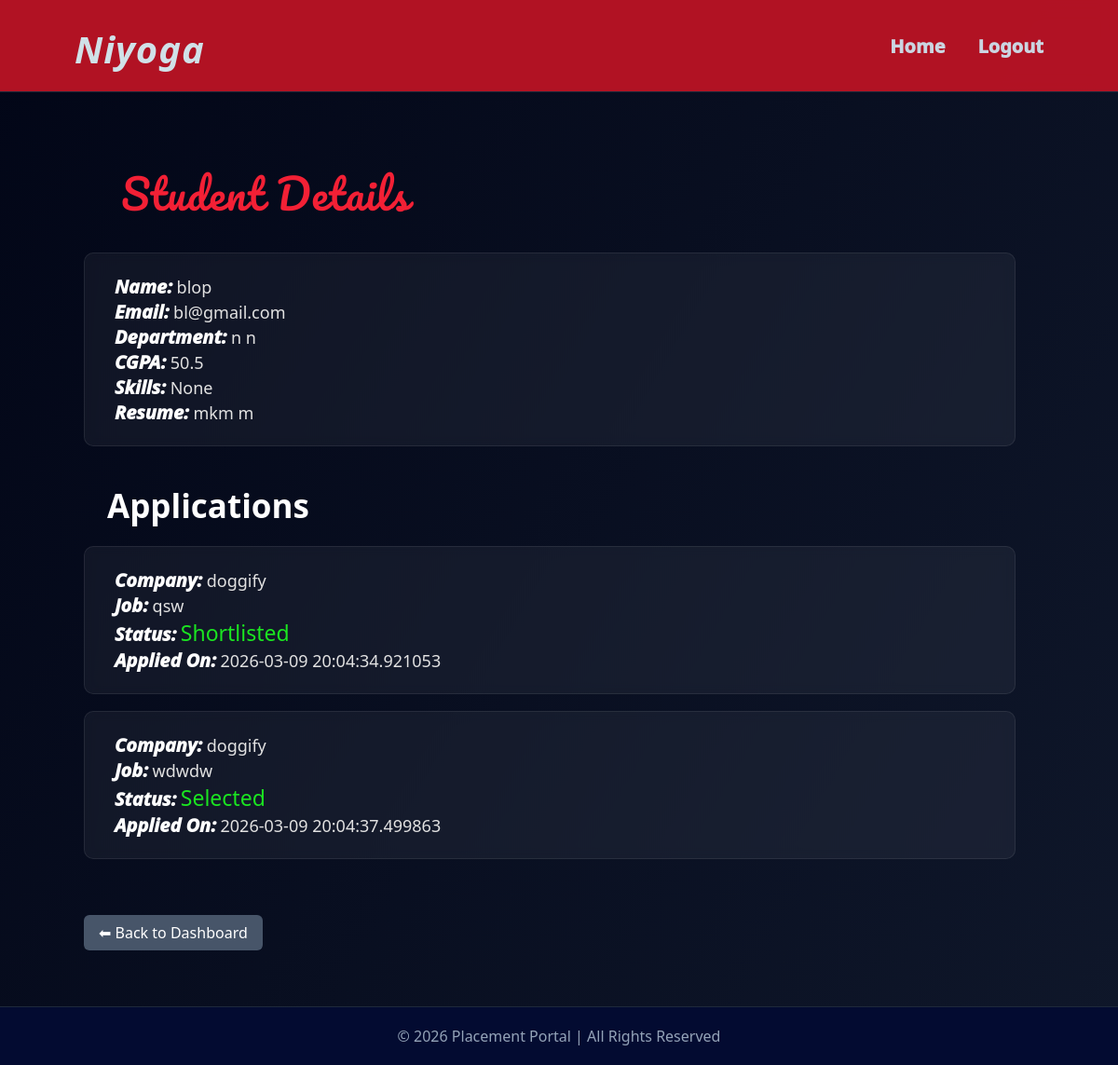
The app's page /admin/student/4 (signed in), older data.
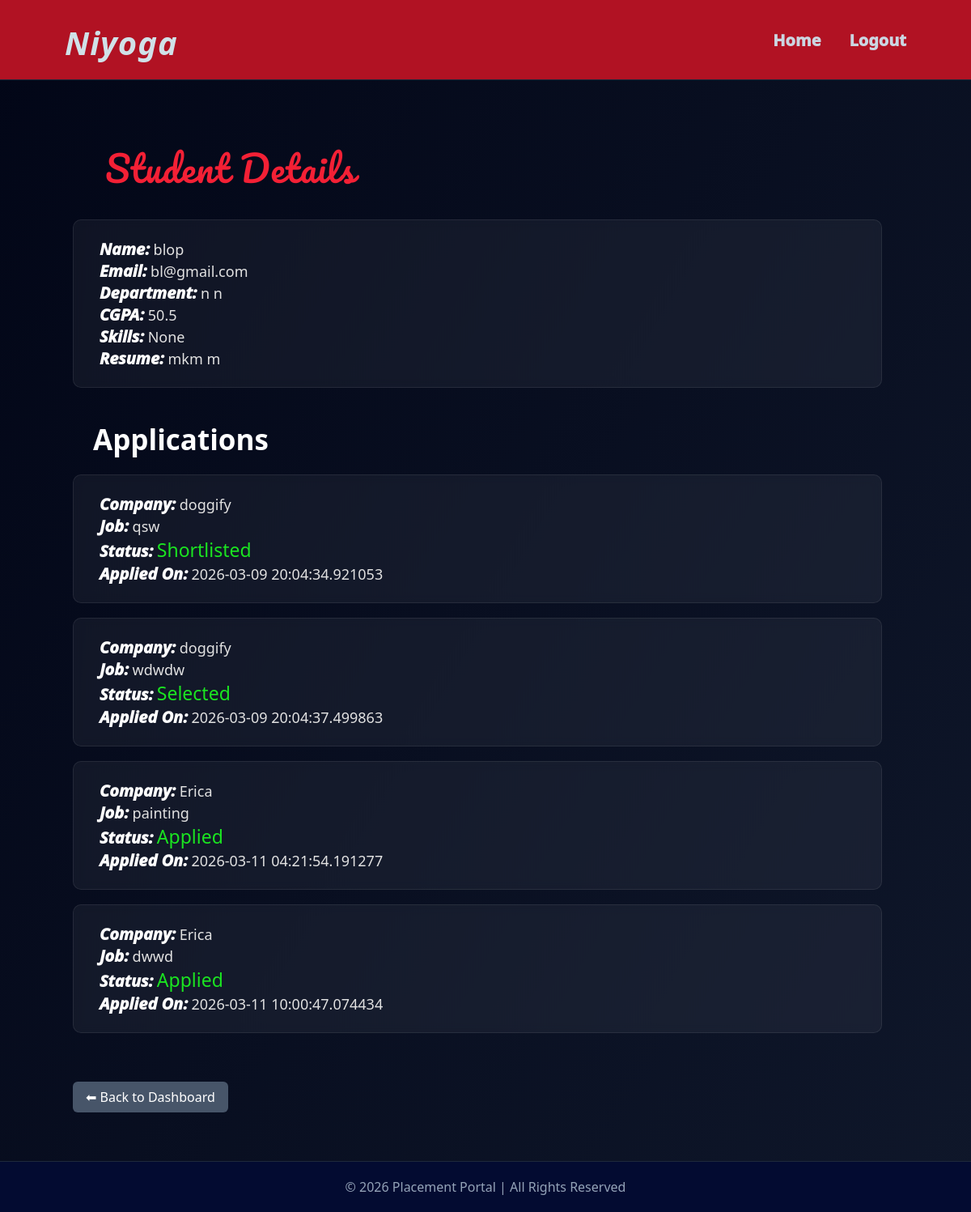
The same page, newer data.
### app.py (models this page shows)
class Application(db.Model):
    __tablename__ = "applications"
    id = db.Column(db.Integer, primary_key=True)
    student_id = db.Column(
        db.Integer,
        db.ForeignKey("student_profiles.id")
    )
    job_id = db.Column(
        db.Integer,
        db.ForeignKey("jobs.id")
    )
    status = db.Column(db.String(50), default="Applied")
    remarks = db.Column(db.String(200))
    applied_at = db.Column(db.DateTime, default=datetime.utcnow)
    updated_at = db.Column(db.DateTime)
    job = db.relationship("Job", back_populates="applications")
    student = db.relationship("StudentProfile", back_populates="applications")

class CompanyProfile(db.Model):
    __tablename__ = "company_profiles"
    id = db.Column(db.Integer, primary_key=True)
    user_id = db.Column(
        db.Integer,
        db.ForeignKey("users.id"),
        nullable=False,
        unique= True
    )
    company_name = db.Column(db.String(150))
    industry = db.Column(db.String(200))
    website = db.Column(db.String(200))
    location = db.Column(db.String(200))
    hr_contact = db.Column(db.String(15))
    user = db.relationship("Users", back_populates="company_profile")
    jobs = db.relationship(
        "Job",
        back_populates="company"
    )

class Job(db.Model):
    __tablename__ = "jobs"
    id = db.Column(db.Integer, primary_key=True)
    company_id = db.Column(
        db.Integer,
        db.ForeignKey("company_profiles.id")
    )
    description = db.Column(db.Text)
    title = db.Column(db.String(150))
    skills = db.Column(db.String(200))
    experience = db.Column(db.String(200))
    salary = db.Column(db.String(50))
    job_type = db.Column(db.String(50), default="Full-time")
    is_approved = db.Column(db.Boolean, default=False)
    is_closed = db.Column(db.Boolean, default=False)
    posted_at = db.Column(db.DateTime, default=datetime.utcnow)
    company = db.relationship("CompanyProfile", back_populates="jobs")
    applications = db.relationship(
        "Application",
        back_populates="job"
    )

### app.py (the view)
@app.route("/admin/student/<int:user_id>")
def admin_view_student(user_id):
    if "user_id" not in session:
        return redirect("/login")
    if session.get("role") != "admin":
        return "Unauthorized", 403
    user = Users.query.get_or_404(user_id)
    student_profile = StudentProfile.query.filter_by(
        user_id=user.id
    ).first()
    applications = []
    if student_profile:
        applications = Application.query.filter_by(
            student_id=student_profile.id
        ).all()
    return render_template(
        "admin_student_details.html",
        user=user,
        student_profile=student_profile,
        applications=applications
    )

### templates/admin_student_details.html (shortened to what this page needs)
{% extends "base.html" %}
{% block content %}
<div class="container">
<h2 class="page-title">Student Details</h2>
<div class="card profile-card">
<p><b>Name:</b> {{ user.name }}</p>
<p><b>Email:</b> {{ user.email }}</p>
{% if student_profile %}
<p><b>Department:</b> {{ student_profile.department }}</p>
<p><b>CGPA:</b> {{ student_profile.cgpa }}</p>
<p><b>Skills:</b> {{ student_profile.skills }}</p>
<p><b>Resume:</b> {{ student_profile.resume }}</p>
{% else %}
<p class="warning">Profile not completed</p>
{% endif %}
</div>
<h3 class="section-title">Applications</h3>
{% for app in applications %}
<div class="card application-card">
<p><b>Company:</b> {{ app.job.company.company_name }}</p>
<p><b>Job:</b> {{ app.job.title }}</p>
<p><b>Status:</b> <span class="status">{{ app.status }}</span></p>
<p><b>Applied On:</b> {{ app.applied_at }}</p>
</div>
{% else %}
<p class="empty">No applications yet.</p>
{% endfor %}
<br>
<a class="back-btn" href="/admin_dashboard">⬅ Back to Dashboard</a>
</div>
{% endblock %}

Row changes from the older to the newer data that the page shows:
added Application: job.company.company_name "Erica", job "painting", status "Applied", applied_at "2026-03-11 04:21:54.191277"
added Application: job.company.company_name "Erica", job "dwwd", status "Applied", applied_at "2026-03-11 10:00:47.074434"
